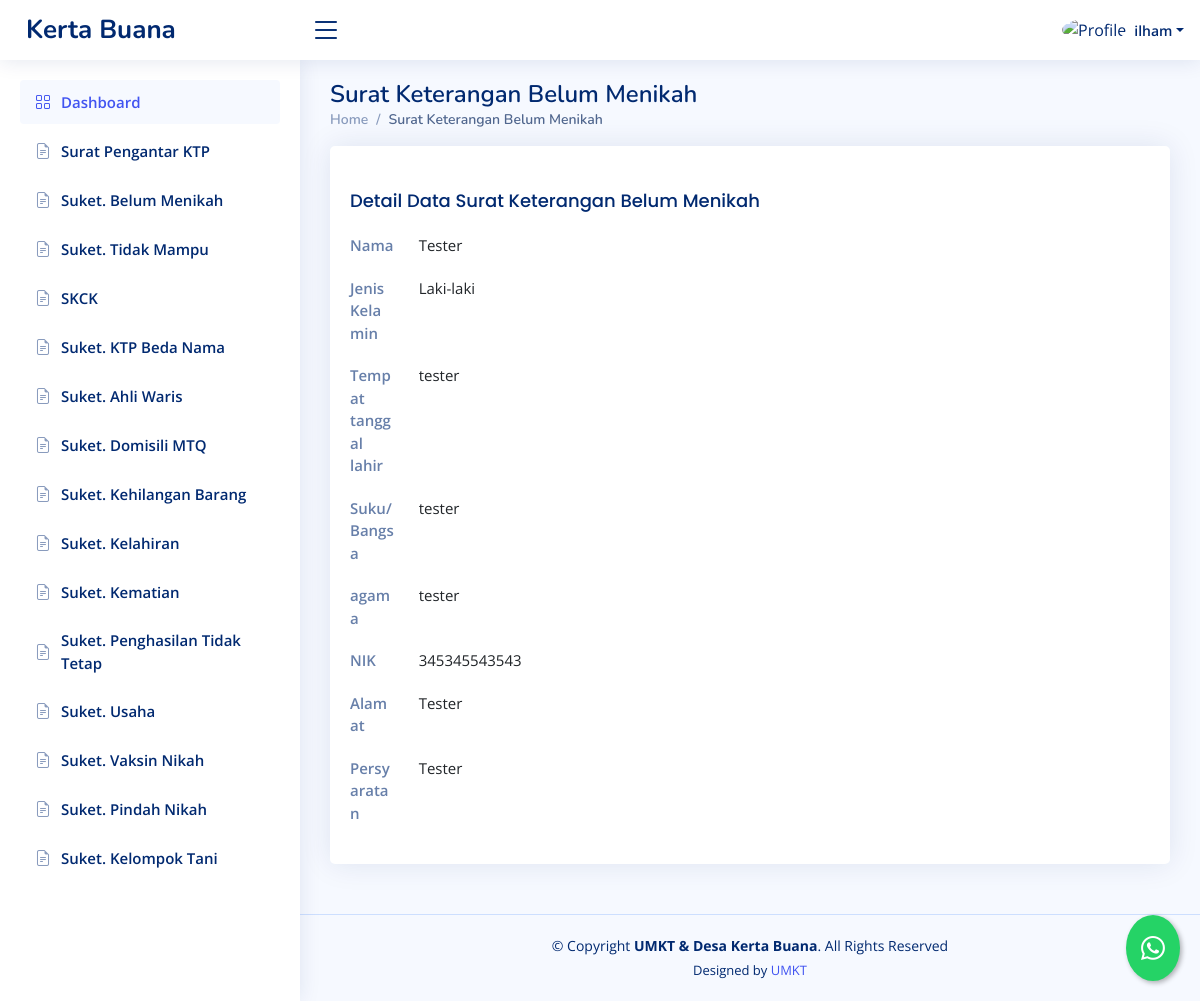
Page /dashboard/suket-belum-menikah/detail/7 (signed in) on the committed database.
### dashboard/models.py (models this page shows, shortened)
class SuketBelumMenikah(models.Model):
    STATUS_CHOICES = [
        ('review', 'Proses Review'),
        ('approved', 'Disetujui'),
        ('rejected', 'Ditolak'),
    ]
    penulis = models.ForeignKey(User, on_delete=models.CASCADE, blank=True, null=True)
    nama = models.CharField(max_length=255)
    jenis_kelamin = models.CharField(max_length=255)
    ttl = models.CharField(max_length=255)
    suku = models.CharField(max_length=255)
    agama = models.CharField(max_length=255)
    nik = models.CharField(max_length=255)
    alamat = models.CharField(max_length=255)
    persyaratan = models.CharField(max_length=255, blank=True, null=True)
    date = models.DateTimeField(default=timezone.now, blank=True)
    status = models.CharField(max_length=20, choices=STATUS_CHOICES, default='review')

### dashboard/views.py (the view)
# urls.py: path("suket-belum-menikah/detail/<int:id>", detail_suketbelummenikah, name="detail_suketbelummenikah"),
@login_required
def detail_suketbelummenikah(request, id):
    template_name = "backend/detail_suketbelummenikah.html"  # Template baru untuk halaman detail
    suket = get_object_or_404(SuketBelumMenikah, id=id)
    context = {
        'suket': suket,
    }
    return render(request, template_name, context)

### templates/backend/detail_suketbelummenikah.html
{% extends "backend/base_ui.html" %} {% load static %} {% load custom_filters %}
{% block konten %}
<div class="pagetitle">
  <h1>Surat Keterangan Belum Menikah</h1>
  <nav>
    <ol class="breadcrumb">
      <li class="breadcrumb-item"><a href="{% url 'dashboard' %}">Home</a></li>
      <li class="breadcrumb-item active">Surat Keterangan Belum Menikah</li>
    </ol>
  </nav>
</div>
<section class="section profile">
  <div class="row">
    <div class="col-xl-12">
      <div class="card">
        <div class="card-body pt-3">
          <div class="tab-content pt-2">
            <div
              class="tab-pane fade show active profile-overview"
              id="profile-overview"
            >
              <h5 class="card-title">
                Detail Data Surat Keterangan Belum Menikah
              </h5>
              <div class="row">
                <div class="col-lg-1 col-md-3 label">Nama</div>
                <div class="col-lg-10 col-md-9">{{suket.nama}}</div>
              </div>
              <div class="row">
                <div class="col-lg-1 col-md-3 label">Jenis Kelamin</div>
                <div class="col-lg-10 col-md-9">{{suket.jenis_kelamin}}</div>
              </div>
              <div class="row">
                <div class="col-lg-1 col-md-3 label">Tempat tanggal lahir</div>
                <div class="col-lg-10 col-md-9">{{suket.ttl}}</div>
              </div>
              <div class="row">
                <div class="col-lg-1 col-md-3 label">Suku/Bangsa</div>
                <div class="col-lg-10 col-md-9">{{suket.suku}}</div>
              </div>
              <div class="row">
                <div class="col-lg-1 col-md-3 label">agama</div>
                <div class="col-lg-10 col-md-9">{{suket.agama}}</div>
              </div>
              <div class="row">
                <div class="col-lg-1 col-md-3 label">NIK</div>
                <div class="col-lg-10 col-md-9">{{suket.nik}}</div>
              </div>
              <div class="row">
                <div class="col-lg-1 col-md-3 label">Alamat</div>
                <div class="col-lg-10 col-md-9">{{suket.alamat}}</div>
              </div>
              <div class="row">
                <div class="col-lg-1 col-md-3 label">Persyaratan</div>
                <div class="col-lg-10 col-md-9">{{suket.persyaratan}}</div>
              </div>
            </div>
          </div>
        </div>
      </div>
    </div>
  </div>
</section>
{% endblock konten %}

### templates/backend/base_ui.html (shortened to what this page needs)
{% load static %}
<!DOCTYPE html>
<html lang="en">
  <head>
    <link
      href="{% static 'backend/vendor/bootstrap/css/bootstrap.min.css'%}"
      rel="stylesheet"
    />
    <link
      href="{% static 'backend/vendor/bootstrap-icons/bootstrap-icons.css'%}"
      rel="stylesheet"
    />
    <link
      href="{% static 'backend/vendor/boxicons/css/boxicons.min.css'%}"
      rel="stylesheet"
    />
    <link
      href="{% static 'backend/vendor/quill/quill.snow.css'%}"
      rel="stylesheet"
    />
    <link
      href="{% static 'backend/vendor/quill/quill.bubble.css'%}"
      rel="stylesheet"
    />
    <link
      href="{% static 'backend/vendor/remixicon/remixicon.css'%}"
      rel="stylesheet"
    />
    <link
      href="{% static 'backend/vendor/simple-datatables/style.css'%}"
      rel="stylesheet"
    />
    <link href="{% static 'backend/css/style.css'%}" rel="stylesheet" />
  </head>
  <body>
    <header id="header" class="header fixed-top d-flex align-items-center">
      <div class="d-flex align-items-center justify-content-between">
        <a href="{% url 'welcome'%}" class="logo d-flex align-items-center">
          <span class="d-none d-lg-block">Kerta Buana</span>
        </a>
        <i class="bi bi-list toggle-sidebar-btn"></i>
      </div>
      <nav class="header-nav ms-auto">
        <ul class="d-flex align-items-center">
          <li class="nav-item dropdown pe-3">
            <a
              class="nav-link nav-profile d-flex align-items-center pe-0"
              href="#"
              data-bs-toggle="dropdown"
            >
              {% if user.is_superuser %}
              <img
                src="{% static 'backend/img/orang.png'%}"
                alt="Profile"
                class="rounded-circle"
              />
              {% else %}
              <img
                src="{% static 'backend/img/family.png'%}"
                alt="Profile"
                class="rounded-circle"
              />
              {% endif %}
              <span class="d-none d-md-block dropdown-toggle ps-2"
                >{{request.user.username}}</span
              > </a
            >
          </li>
        </ul>
      </nav>
    </header>
    <aside id="sidebar" class="sidebar">
      <ul class="sidebar-nav" id="sidebar-nav">
        <li class="nav-item">
          <a class="nav-link" href="{% url 'dashboard'%}">
            <i class="bi bi-grid"></i>
            <span>Dashboard</span>
          </a>
        </li>
        {% if user.is_superuser %}
        <li class="nav-item">
          <a
            class="nav-link collapsed"
            data-bs-target="#forms-nav"
            data-bs-toggle="collapse"
            href="#"
          >
            <i class="bi bi-journal-text"></i><span>Surat</span
            ><i class="bi bi-chevron-down ms-auto"></i>
          </a>
          <ul
            id="forms-nav"
            class="nav-content collapse"
            data-bs-parent="#sidebar-nav"
          >
            <li>
              <a href="{% url 'suketpermohonanktp' %}">
                <i class="bi bi-circle"></i><span>Surat Pengantar KTP</span>
              </a>
            </li>
            <li>
              <a href="{% url 'suketbelummenikah'%}">
                <i class="bi bi-circle"></i><span>Suket. Belum Menikah</span>
              </a>
            </li>
            <li>
              <a href="{% url 'sukettidakmampu'%}">
                <i class="bi bi-circle"></i><span>Suket. Tidak Mampu</span>
              </a>
            </li>
            <li>
              <a href="{% url 'skck'%}">
                <i class="bi bi-circle"></i><span>SKCK</span>
              </a>
            </li>
            <li>
              <a href="{% url 'suketktpbedanama'%}">
                <i class="bi bi-circle"></i><span>Suket. KTP Beda Nama</span>
              </a>
            </li>
            <li>
              <a href="{% url 'suketahliwaris' %}">
                <i class="bi bi-circle"></i><span>Suket. Ahli Waris</span>
              </a>
            </li>
            <li>
              <a href="{% url 'suketMTQ'%}">
                <i class="bi bi-circle"></i><span>Suket. Domisili MTQ</span>
              </a>
            </li>
            <li>
              <a href="{% url 'suketkehilangan' %}">
                <i class="bi bi-circle"></i
                ><span>Suket. Kehilangan Barang</span>
              </a>
            </li>
            <li>
              <a href="{% url 'suketkelahiran' %}">
                <i class="bi bi-circle"></i><span>Suket. Kelahiran</span>
              </a>
            </li>
            <li>
              <a href="{% url 'suketkematian' %}">
                <i class="bi bi-circle"></i><span>Suket. Kematian</span>
              </a>
            </li>
            <li>
              <a href="{% url 'suketpenghasilantidaktetap' %}">
                <i class="bi bi-circle"></i
                ><span>Suket. Penghasilan Tidak Tetap</span>
              </a>
            </li>
            <li>
              <a href="{% url 'suketusaha' %}">
                <i class="bi bi-circle"></i><span>Suket. Usaha</span>
              </a>
            </li>
            <li>
              <a href="{% url 'suketvaksinnikah' %}">
                <i class="bi bi-circle"></i><span>Suket. Vaksin Nikah</span>
              </a>
            </li>
            <li>
              <a href="{% url 'suketpindahnikah' %}">
                <i class="bi bi-circle"></i><span>Suket. Pindah Nikah</span>
              </a>
            </li>
            <li>
              <a href="{% url 'suketrekkeltani' %}">
                <i class="bi bi-circle"></i><span>Suket. Kelompok Tani</span>
              </a>
            </li>
          </ul>
        </li>
        {% else %}
        <li class="nav-item">
          <a class="nav-link collapsed" href="{% url 'suketpermohonanktp' %}">
            <i class="bi bi-file-earmark-text"></i
            ><span>Surat Pengantar KTP</span>
          </a>
        </li>
        <li class="nav-item">
          <a class="nav-link collapsed" href="{% url 'suketbelummenikah'%}">
            <i class="bi bi-file-earmark-text"></i
            ><span>Suket. Belum Menikah</span>
          </a>
        </li>
        <li class="nav-item">
          <a class="nav-link collapsed" href="{% url 'sukettidakmampu'%}">
            <i class="bi bi-file-earmark-text"></i
            ><span>Suket. Tidak Mampu</span>
          </a>
        </li>
        <li class="nav-item">
          <a class="nav-link collapsed" href="{% url 'skck'%}">
            <i class="bi bi-file-earmark-text"></i><span>SKCK</span>
          </a>
        </li>
        <li class="nav-item">
          <a class="nav-link collapsed" href="{% url 'suketktpbedanama'%}">
            <i class="bi bi-file-earmark-text"></i
            ><span>Suket. KTP Beda Nama</span>
          </a>
        </li>
        <li class="nav-item">
          <a class="nav-link collapsed" href="{% url 'suketahliwaris' %}">
            <i class="bi bi-file-earmark-text"></i
            ><span>Suket. Ahli Waris</span>
          </a>
        </li>
        <li class="nav-item">
          <a class="nav-link collapsed" href="{% url 'suketMTQ'%}">
            <i class="bi bi-file-earmark-text"></i
            ><span>Suket. Domisili MTQ</span>
          </a>
        </li>
        <li class="nav-item">
          <a class="nav-link collapsed" href="{% url 'suketkehilangan' %}">
            <i class="bi bi-file-earmark-text"></i
            ><span>Suket. Kehilangan Barang</span>
          </a>
        </li>
        <li class="nav-item">
          <a class="nav-link collapsed" href="{% url 'suketkelahiran' %}">
            <i class="bi bi-file-earmark-text"></i><span>Suket. Kelahiran</span>
          </a>
        </li>
        <li class="nav-item">
          <a class="nav-link collapsed" href="{% url 'suketkematian' %}">
            <i class="bi bi-file-earmark-text"></i><span>Suket. Kematian</span>
          </a>
        </li>
        <li class="nav-item">
          <a
            class="nav-link collapsed"
            href="{% url 'suketpenghasilantidaktetap' %}"
          >
            <i class="bi bi-file-earmark-text"></i
            ><span>Suket. Penghasilan Tidak Tetap</span>
          </a>
        </li>
        <li class="nav-item">
          <a class="nav-link collapsed" href="{% url 'suketusaha' %}">
            <i class="bi bi-file-earmark-text"></i><span>Suket. Usaha</span>
          </a>
        </li>
        <li class="nav-item">
          <a class="nav-link collapsed" href="{% url 'suketvaksinnikah' %}">
            <i class="bi bi-file-earmark-text"></i
            ><span>Suket. Vaksin Nikah</span>
          </a>
        </li>
        <li class="nav-item">
          <a class="nav-link collapsed" href="{% url 'suketpindahnikah' %}">
            <i class="bi bi-file-earmark-text"></i
            ><span>Suket. Pindah Nikah</span>
          </a>
        </li>
        <li class="nav-item">
          <a class="nav-link collapsed" href="{% url 'suketrekkeltani' %}">
            <i class="bi bi-file-earmark-text"></i
            ><span>Suket. Kelompok Tani</span>
          </a>
        </li>
        {% endif %}
      </ul>
    </aside>
    <main id="main" class="main">
      {% block konten %}{% endblock konten %}
    </main>
    <footer id="footer" class="footer">
      <div class="copyright">
        &copy; Copyright <strong><span>UMKT & Desa Kerta Buana</span></strong
        >. All Rights Reserved
      </div>
      <div class="credits">
        Designed by <a href="https://www.umkt.ac.id/">UMKT</a>
      </div>
    </footer>
    <a
      href="https://wa.me/6281234567890?text=Halo,%20saya%20butuh%20bantuan"
      class="whatsapp-float"
      target="_blank"
      title="Hubungi kami via WhatsApp"
    >
      <i class="bi bi-whatsapp"></i>
    </a>
  </body>
</html>

### rows in the picture
SuketBelumMenikah: nama "Tester", jenis_kelamin "Laki-laki", ttl "tester", suku "tester", agama "tester", nik "345345543543", alamat "Tester", persyaratan "Tester"

### other values in the picture
{{ request.user.username }} "ilham"
